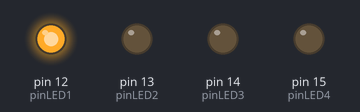
This sketch was run on a simulated Arduino Uno, built with avr-gcc and run on an emulated ATmega328P. Parts: output pins drawn as LEDs (lit = HIGH).

Above: at 0.5 s.
At 1.5 s:
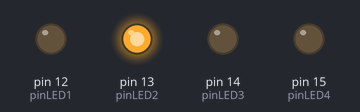
At 2.5 s:
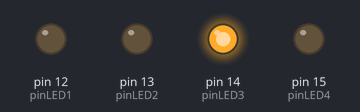
At 3.5 s:
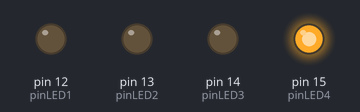
Timing chart, 0 to 5.2 s (numbered marks = the images above):
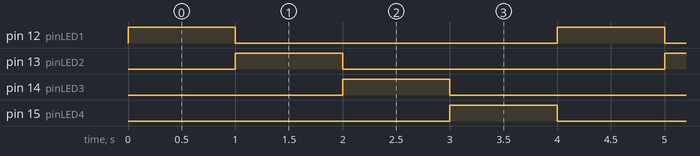

The sketch:

Running_LED_Alternating_LED.ino
```cpp
//the led will turn on alternately from led1 to led 4
//define pin GPIO for LED, adjust it with the available pin on your board
#define pinLED1 12
#define pinLED2 13
#define pinLED3 14
#define pinLED4 15

void setup() {
  pinMode(pinLED1, OUTPUT);
  pinMode(pinLED2, OUTPUT);
  pinMode(pinLED3, OUTPUT);
  pinMode(pinLED4, OUTPUT);
}

void loop()
{
  //light up alternately

  digitalWrite(pinLED1, HIGH);
  digitalWrite(pinLED2, LOW);
  digitalWrite(pinLED3, LOW);
  digitalWrite(pinLED4, LOW);
  delay(1000);
  digitalWrite(pinLED1, LOW);
  digitalWrite(pinLED2, HIGH);
  digitalWrite(pinLED3, LOW);
  digitalWrite(pinLED4, LOW);
  delay(1000);
  digitalWrite(pinLED1, LOW);
  digitalWrite(pinLED2, LOW);
  digitalWrite(pinLED3, HIGH);
  digitalWrite(pinLED4, LOW);
  delay(1000);
  digitalWrite(pinLED1, LOW);
  digitalWrite(pinLED2, LOW);
  digitalWrite(pinLED3, LOW);
  digitalWrite(pinLED4, HIGH);
  delay(1000);
}
```

Measured:
- by itself, pin 12 (pinLED1), pin 13 (pinLED2), pin 14 (pinLED3), pin 15 (pinLED4): alternates HIGH for 1.0 s and LOW for 3.0 s
- by itself, everything shown: repeats every 4.0 s, in 4 steps
